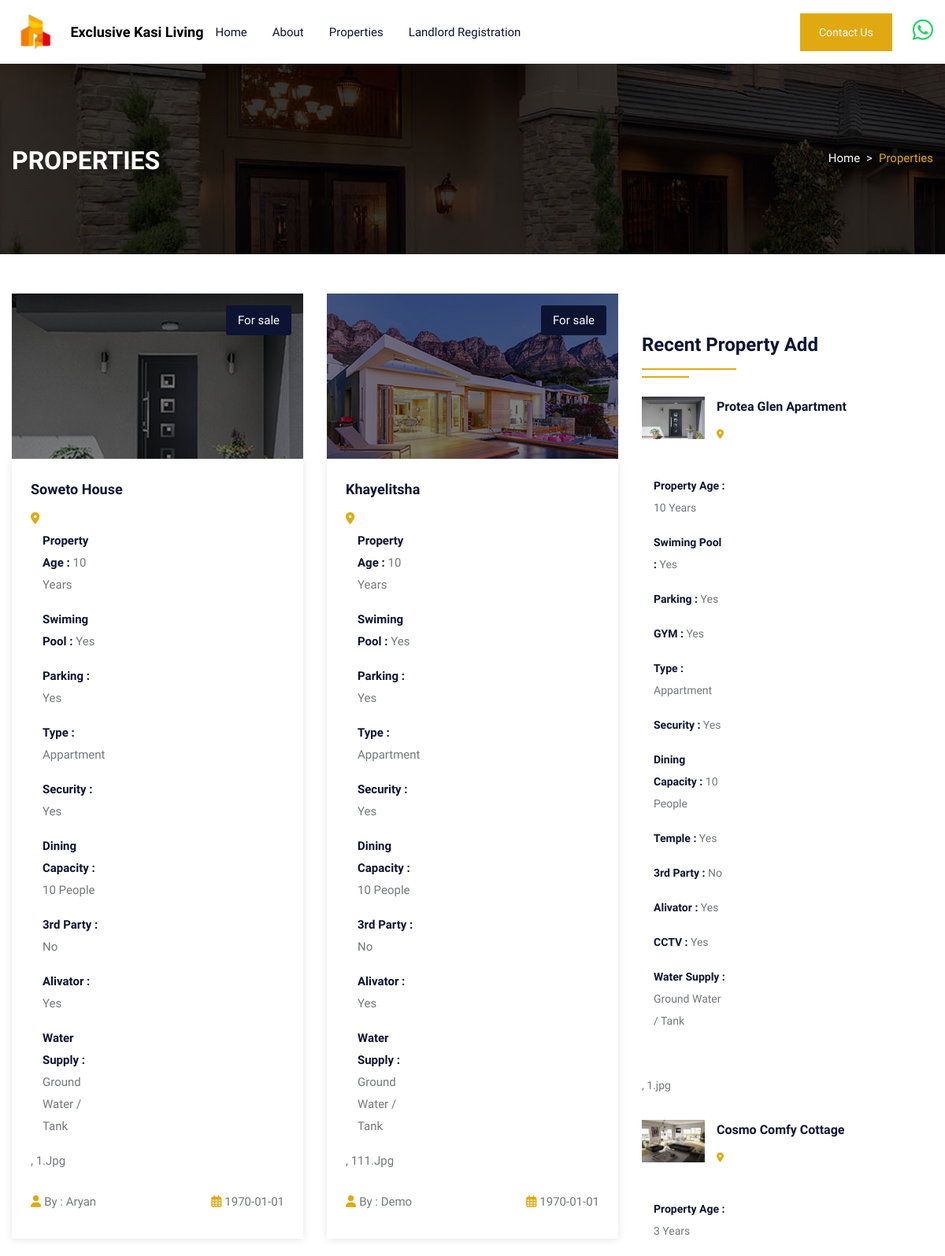
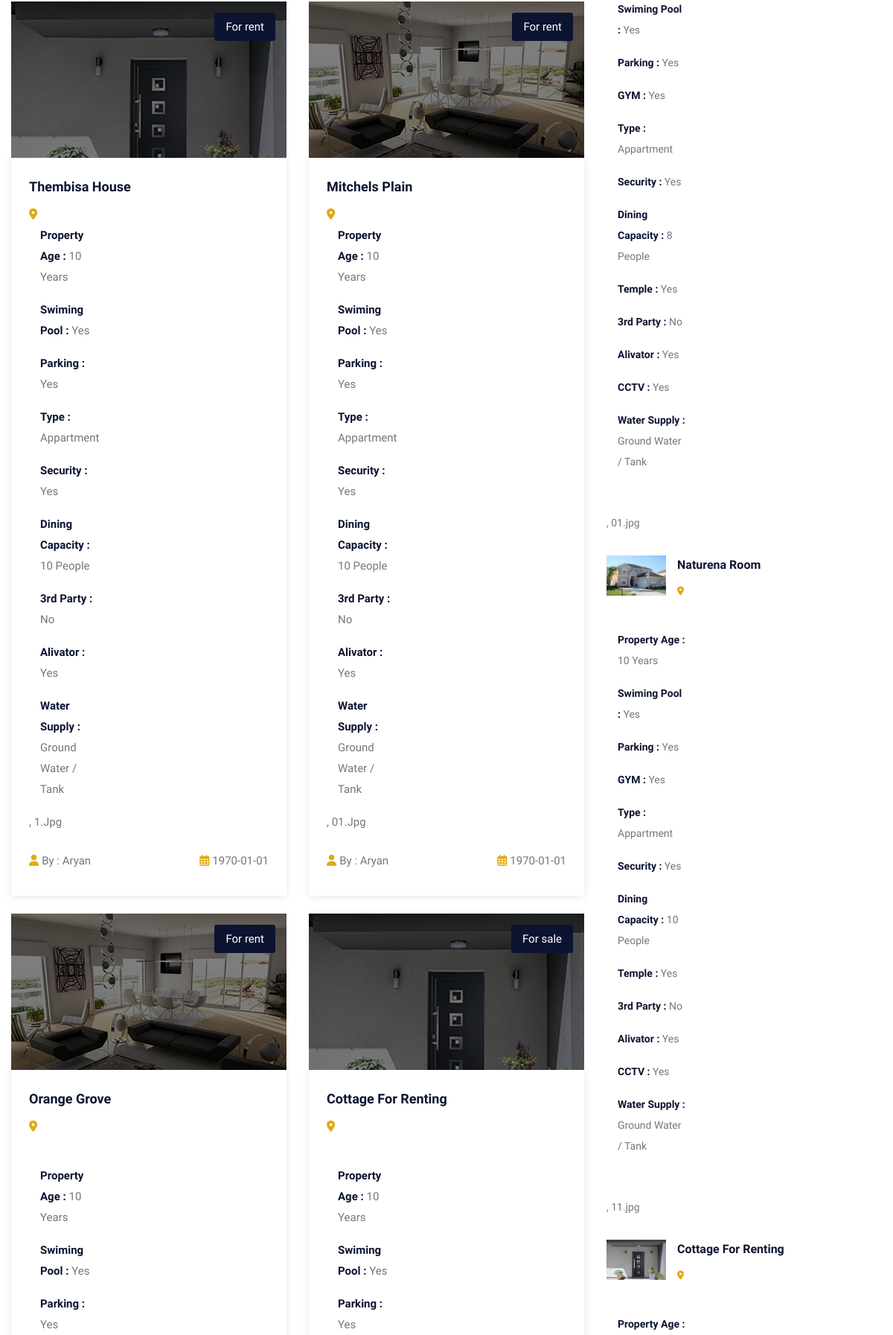
/property.php (upper part), run on the app's committed database (2 pictures, top to bottom).
### tables this page shows
CREATE TABLE `property` (
  `pid` int(50) NOT NULL,
  `title` varchar(200) NOT NULL,
  `pcontent` longtext NOT NULL,
  `type` varchar(100) NOT NULL,
  `bhk` varchar(50) NOT NULL,
  `stype` varchar(100) NOT NULL,
  `bedroom` int(50) NOT NULL,
  `bathroom` int(50) NOT NULL,
  `balcony` int(50) NOT NULL,
  `kitchen` int(50) NOT NULL,
  `hall` int(50) NOT NULL,
  `floor` varchar(50) NOT NULL,
  `size` int(50) NOT NULL,
  `price` int(50) NOT NULL,
  `location` varchar(200) NOT NULL,
  `city` varchar(100) NOT NULL,
  `state` varchar(100) NOT NULL,
  `feature` longtext NOT NULL,
  `pimage` varchar(300) NOT NULL,
  `pimage1` varchar(300) NOT NULL,
  `pimage2` varchar(300) NOT NULL,
  `pimage3` varchar(300) NOT NULL,
  `pimage4` varchar(300) NOT NULL,
  `uid` int(50) NOT NULL,
  `status` varchar(50) NOT NULL,
  `mapimage` varchar(300) NOT NULL,
  `topmapimage` varchar(300) NOT NULL,
  `groundmapimage` varchar(300) NOT NULL,
  `totalfloor` varchar(50) NOT NULL,
  `date` datetime NOT NULL DEFAULT current_timestamp()
);

CREATE TABLE `user` (
  `uid` int(50) NOT NULL,
  `uname` varchar(100) NOT NULL,
  `uemail` varchar(100) NOT NULL,
  `uphone` varchar(20) NOT NULL,
  `upass` varchar(50) NOT NULL,
  `utype` varchar(50) NOT NULL,
  `uimage` varchar(300) NOT NULL
);

### property.php (the view, shortened to what this page needs)
<!DOCTYPE html>
<html lang="en">
<head>
<link  rel="stylesheet" href="https://cdnjs.cloudflare.com/ajax/libs/animate.css/4.1.1/animate.min.css"/>
<link rel="stylesheet" href="https://cdnjs.cloudflare.com/ajax/libs/font-awesome/6.0.0-beta2/css/all.min.css" />
<link rel="stylesheet" type="text/css" href="css/bootstrap.min.css">
<link rel="stylesheet" type="text/css" href="css/bootstrap-slider.css">
<link rel="stylesheet" type="text/css" href="css/jquery-ui.css">
<link rel="stylesheet" type="text/css" href="css/layerslider.css">
<link rel="stylesheet" type="text/css" href="css/color.css" id="color-change">
<link rel="stylesheet" type="text/css" href="css/owl.carousel.min.css">
<link rel="stylesheet" type="text/css" href="css/font-awesome.min.css">
<link rel="stylesheet" type="text/css" href="fonts/flaticon/flaticon.css">
<link rel="stylesheet" type="text/css" href="css/style.css">
</head>
<body>
<div id="page-wrapper">
    <div class="row">
		<?php include("include/header.php");?>
        <div class="banner-full-row page-banner animate__animated animate__slideInDown" style="background-image:url('images/breadcromb.jpg');">
            <div class="container">
                <div class="row">
                    <div class="col-md-6">
                        <h2 class="page-name float-left text-white text-uppercase mt-1 mb-0"><b>Properties</b></h2>
                    </div>
                    <div class="col-md-6">
                        <nav aria-label="breadcrumb" class="float-left float-md-right">
                            <ol class="breadcrumb bg-transparent m-0 p-0">
                                <li class="breadcrumb-item text-white"><a href="index.php">Home</a></li>
                                <li class="breadcrumb-item active">Properties</li>
                            </ol>
                        </nav>
                    </div>
                </div>
            </div>
        </div>
        <div class="full-row">
            <div class="container">
                <div class="row">
					<div class="col-lg-8">
                        <div class="row">
							<?php
							$query=mysqli_query($con,"SELECT property.*, user.uname,user.utype,user.uimage FROM `property`,`user` WHERE property.uid=user.uid");
								while($row=mysqli_fetch_array($query))
								{
							?>
                            <div class="col-md-6">
                                <div class="featured-thumb hover-zoomer mb-4">
                                    <div class="overlay-black overflow-hidden position-relative" style="height:209.83px"> <img src="admin/property/<?php echo $row['20'];?>" alt="pimage">
                                        <div class="sale bg-secondary text-white">For <?php echo $row['5'];?></div>
                                    </div>
                                    <div class="featured-thumb-data shadow-one">
                                        <div class="p-4">
                                            <h5 class="text-secondary hover-text-primary mb-2 text-capitalize"><a href="propertydetail.php?pid=<?php echo $row['0'];?>"><?php echo $row['1'];?></a></h5>
                                            <span class="location text-capitalize"><i class="fas fa-map-marker-alt text-primary"></i> <?php echo $row['17'] . ', ' . $row['18']; ?></span> </div>
                                        <div class="px-4 pb-4 d-inline-block w-100">
                                            <div class="float-left text-capitalize"><i class="fas fa-user text-primary mr-1"></i>By : <?php echo $row['uname'];?></div>
                                            <div class="float-right"><i class="far fa-calendar-alt text-primary mr-1"></i><?php $date = date("Y-m-d", strtotime($row['31'])); echo $date;?></div>
                                        </div>
                                    </div>
                                </div>
                            </div>
                            <?php } ?>
                        </div>
                    </div>
                    <div class="col-lg-4">
                        <div class="sidebar-widget mt-5">
                            <h4 class="double-down-line-left text-secondary position-relative pb-4 mb-4">Recent Property Add</h4>
                            <ul class="property_list_widget">
								<?php
								$query=mysqli_query($con,"SELECT * FROM `property` ORDER BY date DESC LIMIT 6");
										while($row=mysqli_fetch_array($query))
										{
								?>
                                <li> <img src="admin/property/<?php echo $row['20'];?>" alt="pimage" style="width: 80px; height: 53.33px; object-fit: cover;">
                                    <h6 class="text-secondary hover-text-primary text-capitalize"><a href="propertydetail.php?pid=<?php echo $row['0'];?>"><?php echo $row['1'];?></a></h6>
                                    <span class="font-14"><i class="fas fa-map-marker-alt icon-primary icon-small"></i> <?php echo $row['17'] . ', ' . $row['18']; ?></span>
                                </li>
                                <?php } ?>
                            </ul>
                        </div>
                    </div>
                </div>
            </div>
        </div>
    </div>
</div>
</body>
</html>

### css/color.css (style rules this page uses)
:root { --theme-ordinary-color: #74777b; }
:root { --theme-primary-color: #e1a911; }
:root { --theme-secondary-color: #0d1432; }
:root { --theme-white-color: #fff; }
:root { --theme-light-color: #f8f8f8; }
:root { --theme-gray-color: #f5f5f5; }
:root { --theme-footer-color: #091b4b; }
:root { --theme-dark-color: #091b4b; }
:root { --text-light-color: #a3a7af; }
:root { --theme-primary-opacity-color: rgba(11, 191, 141, .8); }
:root { --theme-secondary-opacity-color: rgba(13,20,50,0.7); }
:root { --theme-white-opacity-color: rgba(255, 255, 255, 0.3); }
:root { --theme-dark-opacity-color: rgba(0, 0, 0, 0.5); }
:root { --theme-ordinary-font: 'Muli', sans-serif; }
:root { --theme-highlight-font: 'Comfortaa', cursive; }

### data on the page
property: pimage2 (picture), stype "sale", title "Soweto House", feature "Property Age : 10 Years Swiming Pool : Yes Parking : Yes Type : Appartment Security : Yes Dining Capacity : 10 People 3rd Party : No Alivator : Yes Water Supply : Ground Water / Tank", pimage "1.jpg", uid.uname "Aryan", uid.utype "1970-01-01"
property: pimage2 (picture), stype "sale", title "Khayelitsha", feature "Property Age : 10 Years Swiming Pool : Yes Parking : Yes Type : Appartment Security : Yes Dining Capacity : 10 People 3rd Party : No Alivator : Yes Water Supply : Ground Water / Tank", pimage "111.jpg", uid.uname "Demo", uid.utype "1970-01-01"
property: pimage2 (picture), stype "rent", title "Thembisa House", feature "Property Age : 10 Years Swiming Pool : Yes Parking : Yes Type : Appartment Security : Yes Dining Capacity : 10 People 3rd Party : No Alivator : Yes Water Supply : Ground Water / Tank", pimage "1.jpg", uid.uname "Aryan", uid.utype "1970-01-01"
property: pimage2 (picture), stype "rent", title "Mitchels Plain", feature "Property Age : 10 Years Swiming Pool : Yes Parking : Yes Type : Appartment Security : Yes Dining Capacity : 10 People 3rd Party : No Alivator : Yes Water Supply : Ground Water / Tank", pimage "01.jpg", uid.uname "Aryan", uid.utype "1970-01-01"
property: pimage2 (picture), stype "rent", title "Orange Grove", feature "Property Age : 10 Years Swiming Pool : Yes Parking : Yes"
property: pimage2 (picture), stype "sale", title "Cottage For Renting", feature "Property Age : 10 Years Swiming Pool : Yes Parking : Yes", feature "Property Age :"
property: pimage2 (picture), title "Protea Glen Apartment", feature "Property Age : 10 Years Swiming Pool : Yes Parking : Yes GYM : Yes Type : Appartment Security : Yes Dining Capacity : 10 People Temple : Yes 3rd Party : No Alivator : Yes CCTV : Yes Water Supply : Ground Water / Tank", pimage "1.jpg"
property: pimage2 (picture), title "Cosmo Comfy Cottage", feature "Property Age : 3 Years Swiming Pool : Yes Parking : Yes GYM : Yes Type : Appartment Security : Yes Dining Capacity : 8 People Temple : Yes 3rd Party : No Alivator : Yes CCTV : Yes Water Supply : Ground Water / Tank", pimage "01.jpg"
property: pimage2 (picture), title "Naturena Room", feature "Property Age : 10 Years Swiming Pool : Yes Parking : Yes GYM : Yes Type : Appartment Security : Yes Dining Capacity : 10 People Temple : Yes 3rd Party : No Alivator : Yes CCTV : Yes Water Supply : Ground Water / Tank", pimage "11.jpg"
